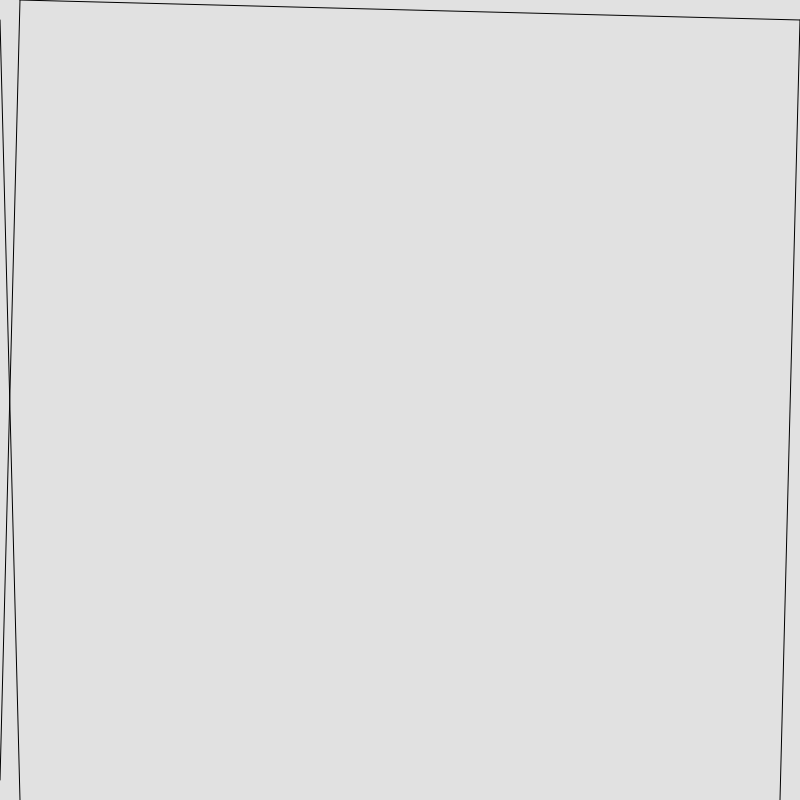
Frame 1 (no input)
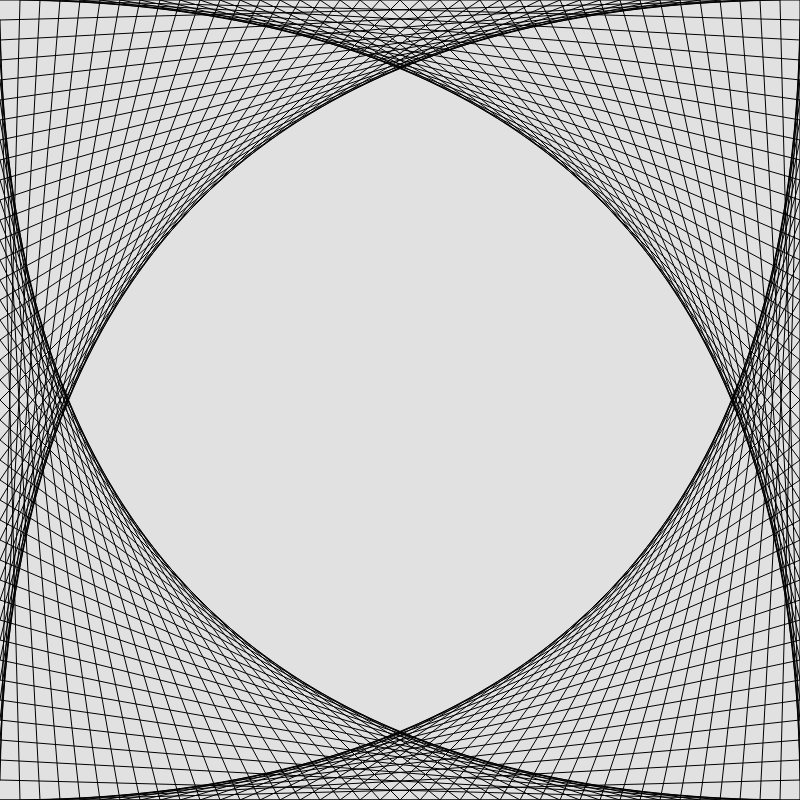
Frame 60 (no input)
Frame 120 (the mouse pressed at the canvas centre since frame 60): identical to frame 60, image omitted

The p5.js sketch that drew these frames (run headless with seeded random() and noise() and a simulated clock; from frame 60 on, the mouse is pressed at the canvas centre):

// p5.js sketch
// ── sketch.js
function setup() {
  createCanvas(800, 800);
  background(225);
}

function draw() {
  v = frameCount*20;
  line(v,0,800,v)
  line(v,800,0,v)
  line(v,0,0,800-v);
  line(800-v,800,800,v);
}
